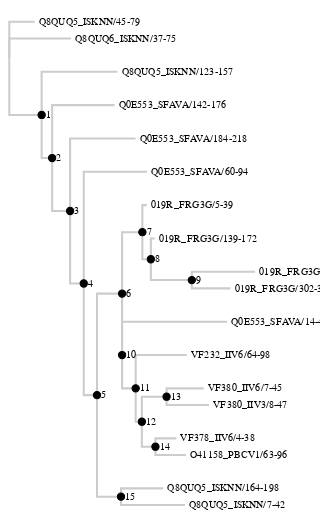

Here is the notebook cell this chart was saved with:
### Code cell
df.phylo.show(
    height=500,
)

### Figure 1 — Vega specification as saved in the notebook (floating-point values rounded to 4 significant figures)
{"autosize": "fit", "data": [{"name": "tree", "transform": [{"key": "id", "parentKey": "parent", "type": "stratify"}, {"as": ["y0", "x0", "depth0", "children0"], "method": "cluster", "size": [500, 300], "type": "tree"}, {"as": ["y", "x", "depth", "children"], "method": "cluster", "size": [500, 300], "type": "tree"}, {"as": "x", "expr": "0.8 * datum.distance * 80", "type": "formula"}], "values": [{"children": 0, "children0": 0, "depth": 4, "depth0": 4, "description": "Q0E553_SFAVA/184-218", "distance": 1.91, "id": "Q0E553_SFAVA/184-218", "label": "Q0E553_SFAVA/184-218", "length": 0.9898, "parent": "3", "sequence": "KCIAFDK----ND-KINPFTGRPINENNDTYRMIYSMCHG", "type": "leaf", "uid": "5fCpjQOAS1", "x": 122.2, "x0": 300, "y": 129.0, "y0": 129.0}, {"children": 0, "children0": 0, "depth": 2, "depth0": 2, "description": "Q8QUQ5_ISKNN/123-157", "distance": 1.635, "id": "Q8QUQ5_ISKNN/123-157", "label": "Q8QUQ5_ISKNN/123-157", "length": 1.146, "parent": "1", "sequence": "ACALYYD----DP-TVNPFTDEPLRRYSPIDDLLYRNCES", "type": "leaf", "uid": "GRD866pH8Z", "x": 104.7, "x0": 300, "y": 64.52, "y0": 64.52}, {"children": 0, "children0": 0, "depth": 3, "depth0": 3, "description": "Q0E553_SFAVA/142-176", "distance": 1.591, "id": "Q0E553_SFAVA/142-176", "label": "Q0E553_SFAVA/142-176", "length": 0.9431, "parent": "2", "sequence": "YCTNFHR----DE-SRNPLTGKKLVPTSPIRKAWHKMCSG", "type": "leaf", "uid": "fPLUPBk3sD", "x": 101.8, "x0": 300, "y": 96.77, "y0": 96.77}, {"children": 0, "children0": 0, "depth": 1, "depth0": 1, "description": "Q8QUQ5_ISKNN/45-79", "distance": 0.3838, "id": "Q8QUQ5_ISKNN/45-79", "label": "Q8QUQ5_ISKNN/45-79", "length": 0.3838, "parent": "0", "sequence": "LCAEYKR----SP-RYNPWTDRTLAPGSPKHNLISGMCGG", "type": "leaf", "uid": "vKfpiVn4Tb", "x": 24.56, "x0": 300, "y": 16.13, "y0": 16.13}, {"children": 0, "children0": 0, "depth": 1, "depth0": 1, "description": "Q8QUQ6_ISKNN/37-75", "distance": 0.9347, "id": "Q8QUQ6_ISKNN/37-75", "label": "Q8QUQ6_ISKNN/37-75", "length": 0.9347, "parent": "0", "sequence": "VCNDLALCSQHTD-TYNPWTDRALLPDSPVHDMIDYVCNT", "type": "leaf", "uid": "D02KRk5udY", "x": 59.82, "x0": 300, "y": 32.26, "y0": 32.26}, {"children": 0, "children0": 0, "depth": 10, "depth0": 10, "description": "019R_FRG3G/249-283", "distance": 3.719, "id": "019R_FRG3G/249-283", "label": "019R_FRG3G/249-283", "length": 0.9577, "parent": "9", "sequence": "VCERFAA----DP-TRNPVTGSPLSRNDPLYTDLMEICKG", "type": "leaf", "uid": "YF40xS0thn", "x": 238.0, "x0": 300, "y": 258.1, "y0": 258.1}, {"children": 0, "children0": 0, "depth": 10, "depth0": 10, "description": "019R_FRG3G/302-336", "distance": 3.345, "id": "019R_FRG3G/302-336", "label": "019R_FRG3G/302-336", "length": 0.5836, "parent": "9", "sequence": "TCEAFCR----DP-TRNPVTGQKMRRNGIEYQMFAEECDC", "type": "leaf", "uid": "OEXNPO7imw", "x": 214.0, "x0": 300, "y": 274.2, "y0": 274.2}, {"children": 0, "children0": 0, "depth": 11, "depth0": 11, "description": "VF380_IIV6/7-45", "distance": 2.941, "id": "VF380_IIV6/7-45", "label": "VF380_IIV6/7-45", "length": 0.5613, "parent": "13", "sequence": "KCDEWEKIRLNSS-PKNPFTKRNVKKDGPTYKKIDLICKH", "type": "leaf", "uid": "UHPgBz46As", "x": 188.2, "x0": 300, "y": 371.0, "y0": 371.0}, {"children": 0, "children0": 0, "depth": 11, "depth0": 11, "description": "VF380_IIV3/8-47", "distance": 3.022, "id": "VF380_IIV3/8-47", "label": "VF380_IIV3/8-47", "length": 0.6431, "parent": "13", "sequence": "KCYEWDIAKKKSPLPKSPLTGRKLKQHGPTWKKITAECAT", "type": "leaf", "uid": "CmACOMkltr", "x": 193.4, "x0": 300, "y": 387.1, "y0": 387.1}, {"children": 0, "children0": 0, "depth": 11, "depth0": 11, "description": "VF378_IIV6/4-38", "distance": 2.526, "id": "VF378_IIV6/4-38", "label": "VF378_IIV6/4-38", "length": 0.3153, "parent": "14", "sequence": "KCSKWHE----QP-LINPLTNRKIKKNGPTYKELERECGP", "type": "leaf", "uid": "xL4GqEaxdQ", "x": 161.7, "x0": 300, "y": 419.4, "y0": 419.4}, {"children": 0, "children0": 0, "depth": 11, "depth0": 11, "description": "O41158_PBCV1/63-96", "distance": 2.671, "id": "O41158_PBCV1/63-96", "label": "O41158_PBCV1/63-96", "length": 0.4608, "parent": "14", "sequence": "LCSKWKA----NP-LVNPATGRKIKKDGPVYEKIQKKCS-", "type": "leaf", "uid": "AT3qKHSODW", "x": 171.0, "x0": 300, "y": 435.5, "y0": 435.5}, {"children": 0, "children0": 0, "depth": 8, "depth0": 8, "description": "019R_FRG3G/5-39", "distance": 2.08, "id": "019R_FRG3G/5-39", "label": "019R_FRG3G/5-39", "length": 0.06723, "parent": "7", "sequence": "YCDEFER----NP-TRNPRTGRTIKRGGPVFRALERECSD", "type": "leaf", "uid": "0Wgg1NpDgD", "x": 133.1, "x0": 300, "y": 193.5, "y0": 193.5}, {"children": 0, "children0": 0, "depth": 9, "depth0": 9, "description": "019R_FRG3G/139-172", "distance": 2.198, "id": "019R_FRG3G/139-172", "label": "019R_FRG3G/139-172", "length": 0.0569, "parent": "8", "sequence": "-CPEFAR----DP-TRNPRTGRTIKRGGPTYRALEAECAD", "type": "leaf", "uid": "q8ezHNSyiX", "x": 140.7, "x0": 300, "y": 225.8, "y0": 225.8}, {"children": 0, "children0": 0, "depth": 9, "depth0": 9, "description": "VF232_IIV6/64-98", "distance": 2.685, "id": "VF232_IIV6/64-98", "label": "VF232_IIV6/64-98", "length": 0.7734, "parent": "11", "sequence": "ECEQWLA----NK-GINPRTGKAIKIGGPTYKKLEMECKE", "type": "leaf", "uid": "O47nJPzjYD", "x": 171.8, "x0": 300, "y": 338.7, "y0": 338.7}, {"children": 0, "children0": 0, "depth": 5, "depth0": 5, "description": "Q0E553_SFAVA/60-94", "distance": 2.083, "id": "Q0E553_SFAVA/60-94", "label": "Q0E553_SFAVA/60-94", "length": 0.9571, "parent": "4", "sequence": "VCKKFLA----NK-TVSPYSGRPIKPGKKLYNDLEKHCSG", "type": "leaf", "uid": "aHQiH2nShq", "x": 133.3, "x0": 300, "y": 161.3, "y0": 161.3}, {"children": 0, "children0": 0, "depth": 7, "depth0": 7, "description": "Q8QUQ5_ISKNN/164-198", "distance": 2.329, "id": "Q8QUQ5_ISKNN/164-198", "label": "Q8QUQ5_ISKNN/164-198", "length": 0.6391, "parent": "15", "sequence": "QCRAFEE----NP-DVNPNTGRRISPTGPIASSMRRRCMN", "type": "leaf", "uid": "m5xeesaOoE", "x": 149.0, "x0": 300, "y": 467.7, "y0": 467.7}, {"children": 0, "children0": 0, "depth": 7, "depth0": 7, "description": "Q8QUQ5_ISKNN/7-42", "distance": 2.657, "id": "Q8QUQ5_ISKNN/7-42", "label": "Q8QUQ5_ISKNN/7-42", "length": 0.9674, "parent": "15", "sequence": "KCNQLRN----NRYTVNPVSNRAIAPRGDTANTLRRICEQ", "type": "leaf", "uid": "l1X0dKa93t", "x": 170.1, "x0": 300, "y": 483.9, "y0": 483.9}, {"children": 0, "children0": 0, "depth": 8, "depth0": 8, "description": "Q0E553_SFAVA/14-48", "distance": 3.294, "id": "Q0E553_SFAVA/14-48", "label": "Q0E553_SFAVA/14-48", "length": 1.588, "parent": "10", "sequence": "QCETFKR----NKQAVSPLTNCPIDKFGRTAARFRKECD-", "type": "leaf", "uid": "1jyo7aHkX8", "x": 210.8, "x0": 300, "y": 306.5, "y0": 306.5}, {"children": 3, "children0": 3, "depth": 0, "depth0": 0, "description": "nan", "distance": 0, "id": "0", "label": "0", "length": 0, "parent": null, "sequence": "nan", "type": "root", "uid": "4f3Y0SO3zB", "x": 0, "x0": 0, "y": 51.55, "y0": 51.55}, {"children": 2, "children0": 2, "depth": 1, "depth0": 1, "description": "nan", "distance": 0.4894, "id": "1", "label": "1", "length": 0.4894, "parent": "0", "sequence": "nan", "type": "node", "uid": "889nWGZdSd", "x": 31.32, "x0": 27.27, "y": 106.3, "y0": 106.3}, {"children": 2, "children0": 2, "depth": 2, "depth0": 2, "description": "nan", "distance": 0.6481, "id": "2", "label": "2", "length": 0.1587, "parent": "1", "sequence": "nan", "type": "node", "uid": "Z7ShZiXEUE", "x": 41.48, "x0": 54.55, "y": 148.0, "y0": 148.0}, {"children": 2, "children0": 2, "depth": 3, "depth0": 3, "description": "nan", "distance": 0.9198, "id": "3", "label": "3", "length": 0.2717, "parent": "2", "sequence": "nan", "type": "node", "uid": "5wqnlfah7o", "x": 58.87, "x0": 81.82, "y": 199.2, "y0": 199.2}, {"children": 2, "children0": 2, "depth": 4, "depth0": 4, "description": "nan", "distance": 1.126, "id": "4", "label": "4", "length": 0.2064, "parent": "3", "sequence": "nan", "type": "node", "uid": "BYElNlPRVF", "x": 72.08, "x0": 109.1, "y": 269.4, "y0": 269.4}, {"children": 2, "children0": 2, "depth": 5, "depth0": 5, "description": "nan", "distance": 1.327, "id": "5", "label": "5", "length": 0.2005, "parent": "4", "sequence": "nan", "type": "node", "uid": "BsaXQ9GAYc", "x": 84.91, "x0": 136.4, "y": 377.5, "y0": 377.5}, {"children": 2, "children0": 2, "depth": 6, "depth0": 6, "description": "nan", "distance": 1.706, "id": "6", "label": "6", "length": 0.3791, "parent": "5", "sequence": "nan", "type": "node", "uid": "qxsJU0fgYe", "x": 109.2, "x0": 163.6, "y": 279.2, "y0": 279.2}, {"children": 2, "children0": 2, "depth": 7, "depth0": 7, "description": "nan", "distance": 2.013, "id": "7", "label": "7", "length": 0.3072, "parent": "6", "sequence": "nan", "type": "node", "uid": "z36B9sWoPr", "x": 128.8, "x0": 218.2, "y": 219.8, "y0": 219.8}, {"children": 2, "children0": 2, "depth": 8, "depth0": 8, "description": "nan", "distance": 2.141, "id": "8", "label": "8", "length": 0.1281, "parent": "7", "sequence": "nan", "type": "node", "uid": "bFNfh7u2Hl", "x": 137.0, "x0": 245.5, "y": 246.0, "y0": 246.0}, {"children": 2, "children0": 2, "depth": 9, "depth0": 9, "description": "nan", "distance": 2.761, "id": "9", "label": "9", "length": 0.6197, "parent": "8", "sequence": "nan", "type": "node", "uid": "WZxluTa5s8", "x": 176.7, "x0": 272.7, "y": 266.1, "y0": 266.1}, {"children": 2, "children0": 2, "depth": 7, "depth0": 7, "description": "nan", "distance": 1.706, "id": "10", "label": "10", "length": 0.0002719, "parent": "6", "sequence": "nan", "type": "node", "uid": "5xFaovzp6C", "x": 109.2, "x0": 190.9, "y": 338.7, "y0": 338.7}, {"children": 2, "children0": 2, "depth": 8, "depth0": 8, "description": "nan", "distance": 1.912, "id": "11", "label": "11", "length": 0.2055, "parent": "10", "sequence": "nan", "type": "node", "uid": "WLOlR37YbK", "x": 122.3, "x0": 218.2, "y": 371.0, "y0": 371.0}, {"children": 2, "children0": 2, "depth": 9, "depth0": 9, "description": "nan", "distance": 2.005, "id": "12", "label": "12", "length": 0.09389, "parent": "11", "sequence": "nan", "type": "node", "uid": "H1xzXJ2UQu", "x": 128.4, "x0": 245.5, "y": 403.2, "y0": 403.2}, {"children": 2, "children0": 2, "depth": 10, "depth0": 10, "description": "nan", "distance": 2.379, "id": "13", "label": "13", "length": 0.3737, "parent": "12", "sequence": "nan", "type": "node", "uid": "P2ax8r8qF3", "x": 152.3, "x0": 272.7, "y": 379.0, "y0": 379.0}, {"children": 2, "children0": 2, "depth": 10, "depth0": 10, "description": "nan", "distance": 2.211, "id": "14", "label": "14", "length": 0.2052, "parent": "12", "sequence": "nan", "type": "node", "uid": "yk2QTjhtVb", "x": 141.5, "x0": 272.7, "y": 427.4, "y0": 427.4}, {"children": 2, "children0": 2, "depth": 6, "depth0": 6, "description": "nan", "distance": 1.69, "id": "15", "label": "15", "length": 0.363, "parent": "5", "sequence": "nan", "type": "node", "uid": "NZM6O7yvXV", "x": 108.1, "x0": 272.7, "y": 475.8, "y0": 475.8}]}, {"name": "links", "source": "tree", "transform": [{"key": "id", "type": "treelinks"}, {"orient": "horizontal", "shape": "orthogonal", "type": "linkpath"}]}, {"name": "nodes", "source": "tree", "transform": [{"expr": "datum.type == \"node\"", "type": "filter"}]}, {"name": "leaves", "source": "tree", "transform": [{"expr": "datum.type == \"leaf\"", "type": "filter"}]}], "height": 500, "marks": [{"encode": {"update": {"path": {"field": "path"}, "stroke": {"value": "#ccc"}, "strokeWidth": {"value": 2}}}, "from": {"data": "links"}, "type": "path"}, {"encode": {"enter": {"fill": {"value": "#000"}, "stroke": {"value": "#000"}}, "update": {"size": {"value": 0}, "strokeWidth": {"value": 1}, "x": {"field": "x"}, "y": {"field": "y"}}}, "from": {"data": "leaves"}, "type": "symbol"}, {"encode": {"enter": {"stroke": {"value": "#000"}}, "update": {"fill": {"value": "#000"}, "size": {"value": 50}, "strokeWidth": {"value": 1}, "x": {"field": "x"}, "y": {"field": "y"}}}, "from": {"data": "nodes"}, "type": "symbol"}, {"encode": {"enter": {"fill": {"value": "#000"}, "text": {"field": "id"}}, "update": {"dx": {"value": 4}, "dy": {"value": 3}, "fontSize": {"value": 10}, "x": {"field": "x"}, "y": {"field": "y"}}}, "from": {"data": "leaves"}, "type": "text"}, {"encode": {"enter": {"fill": {"value": "#000"}, "text": {"field": "id"}}, "update": {"dx": {"value": 4}, "dy": {"value": 3}, "fontSize": {"value": 10}, "x": {"field": "x"}, "y": {"field": "y"}}}, "from": {"data": "nodes"}, "type": "text"}], "padding": 5, "signals": [], "width": 300}
